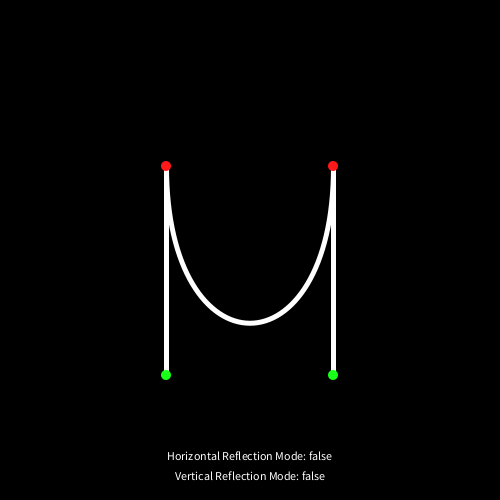
Frame 1 (no input)
Frame 60 (the mouse pressed at the canvas centre just before this capture): identical to frame 1, image omitted
Frame 120 (the mouse held since frame 60 and released just before this capture): identical to frame 1, image omitted

The Processing sketch that drew this single still picture (run headless with seeded random() and noise(); from frame 60 on, the mouse is pressed at the canvas centre):

// Processing sketch: BezierExploration
// ── BezierExploration.pde
PVector a1, a2, cp1, cp2, mousePos;
PVector[] cpts;
boolean horizontalReflectionMode, verticalReflectionMode;

void setup() {
  size(500, 500);
  a1 = new PVector(width/3, height/3);
  a2 = new PVector(2*width/3, height/3);
  cp1 = new PVector(width/3, 0.75*height);
  cp2 = new PVector(2*width/3, 0.75*height);
  mousePos = new PVector(mouseX, mouseY);
  cpts = new PVector[2];
  cpts[0] = cp1;
  cpts[1] = cp2;
  horizontalReflectionMode = false;
  verticalReflectionMode = false;
  textAlign(CENTER);
}

void draw() {
  background(0);
  mousePos.set(mouseX, mouseY);

  // draw the curve
  stroke(255);
  strokeWeight(5);
  noFill();
  bezier(a1.x, a1.y, cp1.x, cp1.y, cp2.x, cp2.y, a2.x, a2.y);

  // also the handles
  line(a1.x, a1.y, cp1.x, cp1.y);
  line(a2.x, a2.y, cp2.x, cp2.y);

  // draw the anchors and control points
  noStroke();
  fill(255, 25, 25);
  ellipse(a1.x, a1.y, 10, 10);
  ellipse(a2.x, a2.y, 10, 10);
  fill(25, 255, 25);
  ellipse(cp1.x, cp1.y, 10, 10);
  ellipse(cp2.x, cp2.y, 10, 10);

  // overlay
  fill(255);
  text("Horizontal Reflection Mode: " + horizontalReflectionMode, width/2, height - 40);
  text("Vertical Reflection Mode: " + verticalReflectionMode, width/2, height - 20);

}

void keyPressed() {
  if (keyCode == LEFT) {
    horizontalReflectionMode = !horizontalReflectionMode;
  } else if (keyCode == UP) {
    verticalReflectionMode = !verticalReflectionMode;
  }
}

void mouseDragged() {
  for (int i = 0; i < cpts.length; i++) {
    if (PVector.dist(mousePos, cpts[i]) < 20) {
      // find the vector pointing to the mouse
      PVector move = PVector.sub(mousePos, cpts[i]);
      // move in that direction
      cpts[i].add(move);
      if (horizontalReflectionMode) {
        cpts[(i+1)%2].x -= move.x;
      }
      if (verticalReflectionMode) {
        cpts[(i+1)%2].y -= move.y;
      }
    }
  }
}
